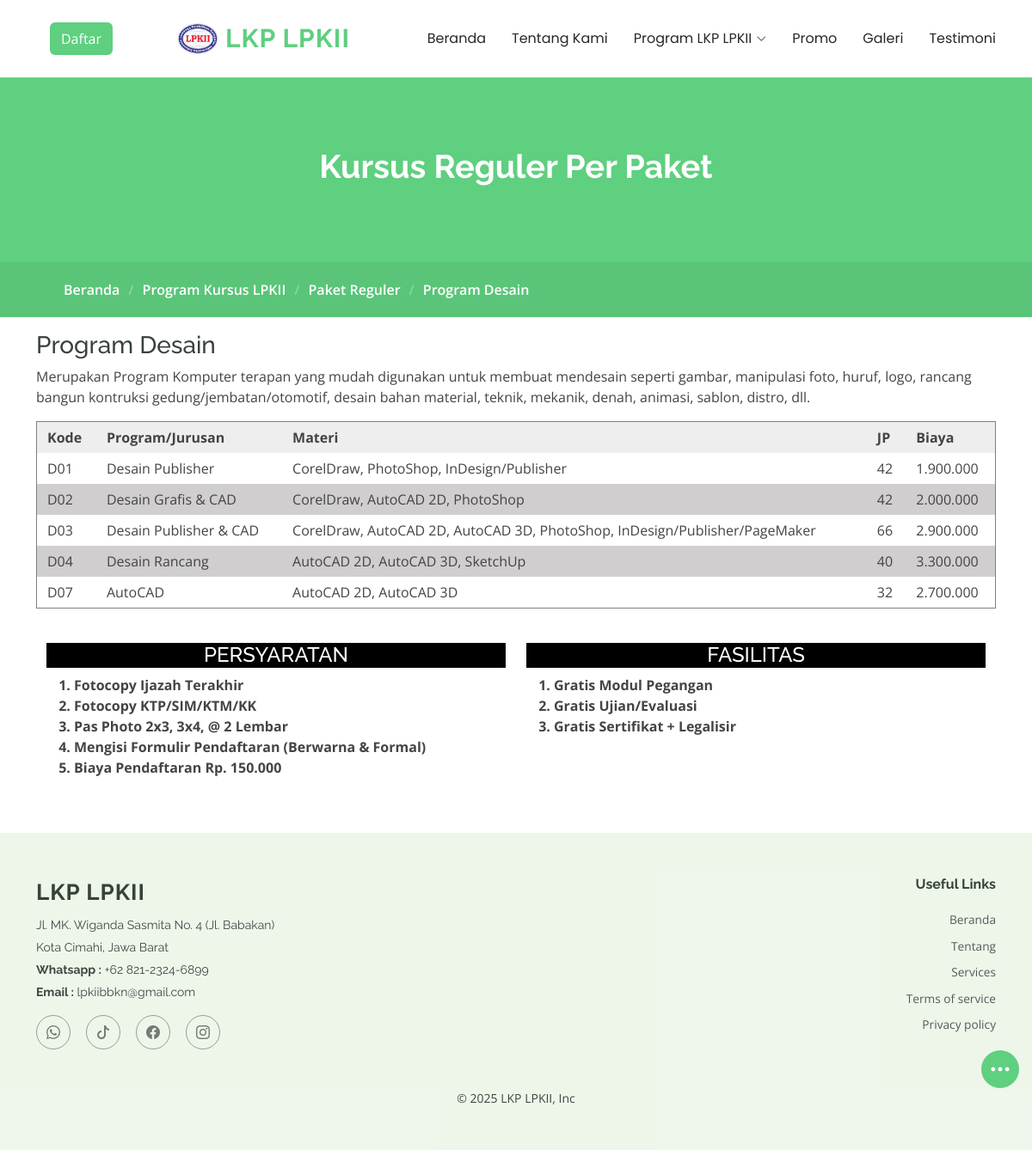
/program_desain.php, run on the app's committed database.
### tables this page shows
CREATE TABLE `paket_kursus` (
  `id_paket_kursus` int(11) NOT NULL,
  `kode` varchar(7) NOT NULL,
  `nama_paket` varchar(255) NOT NULL,
  `jp` varchar(10) NOT NULL,
  `harga` varchar(20) NOT NULL,
  `kode_jurusan` varchar(15) NOT NULL
);

### program_desain.php (the view, shortened to what this page needs)
<?php
include 'koneksi.php';
include 'layout/header.php';
$result = mysqli_query($koneksi, "SELECT pk.id_paket_kursus,
       pk.kode,
       pk.nama_paket,
       GROUP_CONCAT(m.nama_materi SEPARATOR ', ') AS daftar_materi,
       pk.jp,
       pk.harga,
       pk.kode_jurusan
FROM paket_kursus pk
LEFT JOIN materi_paket mp ON pk.id_paket_kursus = mp.id_paket_kursus
LEFT JOIN materi m ON mp.id_materi = m.id_materi
WHERE pk.kode_jurusan = 'B'
GROUP BY pk.id_paket_kursus, pk.kode, pk.nama_paket, pk.jp, pk.harga, pk.kode_jurusan;");
?>
<!DOCTYPE html>
<html lang="en">
<head>
  <link href="assets/vendor/bootstrap/css/bootstrap.min.css" rel="stylesheet">
  <link href="assets/vendor/bootstrap-icons/bootstrap-icons.css" rel="stylesheet">
  <link href="assets/vendor/aos/aos.css" rel="stylesheet">
  <link href="assets/vendor/glightbox/css/glightbox.min.css" rel="stylesheet">
  <link href="assets/vendor/swiper/swiper-bundle.min.css" rel="stylesheet">
  <link href="assets/css/main.css" rel="stylesheet">
</head>
<body class="about-page">
  <main class="main">
    <div class="page-title" data-aos="fade">
      <div class="heading">
        <div class="container">
          <div class="row d-flex justify-content-center text-center">
            <div class="col-lg-8">
              <h1>Kursus Reguler Per Paket<br></h1>
            </div>
          </div>
        </div>
      </div>
      <nav class="breadcrumbs">
        <div class="container">
          <ol>
            <li><a href="index">Beranda</a></li>
            <li><a href="program">Program Kursus LPKII</a></li>
            <li><a href="paket">Paket Reguler</a></li>
            <li class="current">Program Desain<br></li>
          </ol>
        </div>
      </nav>
    </div>
    <div class="container mt-3 mb-5">
      <div class="col-lg-12">
        <h3>Program Desain</h3>
        <p>Merupakan Program Komputer terapan yang mudah digunakan untuk membuat mendesain seperti
          gambar, manipulasi foto, huruf, logo, rancang bangun kontruksi gedung/jembatan/otomotif,
          desain bahan material, teknik, mekanik, denah, animasi, sablon, distro, dll.</p>
      </div>
      <div class="overflow-x-scroll">
        <table border=1>
          <thead>
            <tr>
              <th>Kode</th>
              <th>Program/Jurusan</th>
              <th>Materi</th>
              <th>JP</th>
              <th>Biaya</th>
            </tr>
          </thead>
          <tbody>
            <?php
            while ($data = mysqli_fetch_assoc($result)) {
            ?>
              <tr>
                <td><?= $data['kode']; ?></td>
                <td><?= $data['nama_paket']; ?></td>
                <td><?= $data['daftar_materi']; ?></td>
                <td><?= $data['jp']; ?></td>
                <td><?= '' . number_format($data['harga'], 0, ',', '.'); ?></td>
              </tr>
            <?php } ?>
          </tbody>
        </table>
      </div>
      <br>
      <div class="container mt-3">
        <div class="row">
          <div class="col-lg-6 ">
            <h4 class="text-center" style="color:#fff; background-color:#000;">PERSYARATAN</h4>
            <ol style="background-color:#ffffff;">
              <b>
                <li>Fotocopy Ijazah Terakhir</li>
                <li>Fotocopy KTP/SIM/KTM/KK</li>
                <li>Pas Photo 2x3, 3x4, @ 2 Lembar</li>
                <li>Mengisi Formulir Pendaftaran (Berwarna & Formal)</li>
                <li>Biaya Pendaftaran Rp. 150.000</li>
              </b>
            </ol>
          </div>
          <div class="col-lg-6 ">
            <h4 class="text-center" style="color:#fff; background-color:#000;">FASILITAS</h4>
            <ol>
              <b>
                <li>Gratis Modul Pegangan</li>
                <li>Gratis Ujian/Evaluasi</li>
                <li>Gratis Sertifikat + Legalisir</li>
              </b>
            </ol>
          </div>
        </div>
      </div>
    </div>
    <?php
    include 'layout/footer.php';
    ?>
    <div class="floating-container">
      <button class="floating-btn" style="background-color: #5fcf80;">
        <i class="bi bi-three-dots"></i>
      </button>
      <div class="floating-menu">
      </div>
    </div>
</body>
</html>

### assets/css/main.css (style rules this page uses)
:root { --default-font: "Open Sans", system-ui, -apple-system, "Segoe UI", Roboto, "Helvetica Neue", Arial, "Noto Sans", "Liberation Sans", sans-serif, "Apple Color Emoji", "Segoe UI Emoji", "Segoe UI Symbol", "Noto Color Emoji"; --heading-font: "Raleway", sans-serif; --nav-font: "Poppins", sans-serif; }
:root { --background-color: #ffffff; --default-color: #444444; --heading-color: #37423b; --accent-color: #5fcf80; --surface-color: #ffffff; --contrast-color: #ffffff; }
:root { --nav-color: #272828; --nav-hover-color: #5fcf80; --nav-mobile-background-color: #ffffff; --nav-dropdown-background-color: #ffffff; --nav-dropdown-color: #272828; --nav-dropdown-hover-color: #5fcf81; }
:root { scroll-behavior: smooth; }
body { color: var(--default-color); background-color: var(--background-color); font-family: var(--default-font); }
a { color: var(--accent-color); text-decoration: none; transition: 0.3s; }
h1, h2, h3, h4, h5, h6 { color: var(--heading-color); font-family: var(--heading-font); }
.page-title { --default-color: var(--contrast-color); --background-color: var(--accent-color); --heading-color: var(--contrast-color); color: var(--default-color); background-color: var(--background-color); position: relative; }
.page-title .heading { padding: 80px 0; border-top: 1px solid color-mix(in srgb, var(--default-color), transparent 90%); }
.page-title .heading h1 { font-size: 38px; font-weight: 700; }
.page-title nav { background-color: color-mix(in srgb, var(--accent-color) 90%, black 5%); padding: 20px 0; }
.page-title nav a { color: var(--default-color); }
.page-title nav ol { display: flex; flex-wrap: wrap; list-style: none; margin: 0; font-size: 16px; font-weight: 600; }
.page-title nav ol li+li { padding-left: 10px; }
.page-title nav ol li+li::before { content: "/"; display: inline-block; padding-right: 10px; color: color-mix(in srgb, var(--default-color), transparent 70%); }

### program_desain.php (style rules this page uses)
table { width: 100%; border-collapse: collapse; }
th, td { border: 1px solid #000; padding: 6px 12px; text-align: left; }
th { background-color: #eee; }
tr:nth-child(even) { background-color: rgb(208, 206, 206); }
.floating-container { position: fixed; bottom: 72px; right: 15px; z-index: 998; }
.floating-btn { width: 44px; height: 44px; border-radius: 50%; border: none; background-color: #5fcf80; color: #fff; font-size: 26px; cursor: pointer; display: flex; align-items: center; justify-content: center; line-height: 1; transition: transform 0.3s, background 0.3s; }
.floating-menu { position: absolute; bottom: 48px; right: 0; display: flex; flex-direction: column; align-items: center; }

### data on the page
paket_kursus: kode "D01", nama_paket "Desain Publisher", daftar_materi "CorelDraw, PhotoShop, InDesign/Publisher", jp "42", harga "1.900.000"
paket_kursus: kode "D02", nama_paket "Desain Grafis & CAD", daftar_materi "CorelDraw, AutoCAD 2D, PhotoShop", jp "42", harga "2.000.000"
paket_kursus: kode "D03", nama_paket "Desain Publisher & CAD", daftar_materi "CorelDraw, AutoCAD 2D, AutoCAD 3D, PhotoShop, InDesign/Publisher/PageMaker", jp "66", harga "2.900.000"
paket_kursus: kode "D04", nama_paket "Desain Rancang", daftar_materi "AutoCAD 2D, AutoCAD 3D, SketchUp", jp "40", harga "3.300.000"
paket_kursus: kode "D07", nama_paket "AutoCAD", daftar_materi "AutoCAD 2D, AutoCAD 3D", jp "32", harga "2.700.000"
